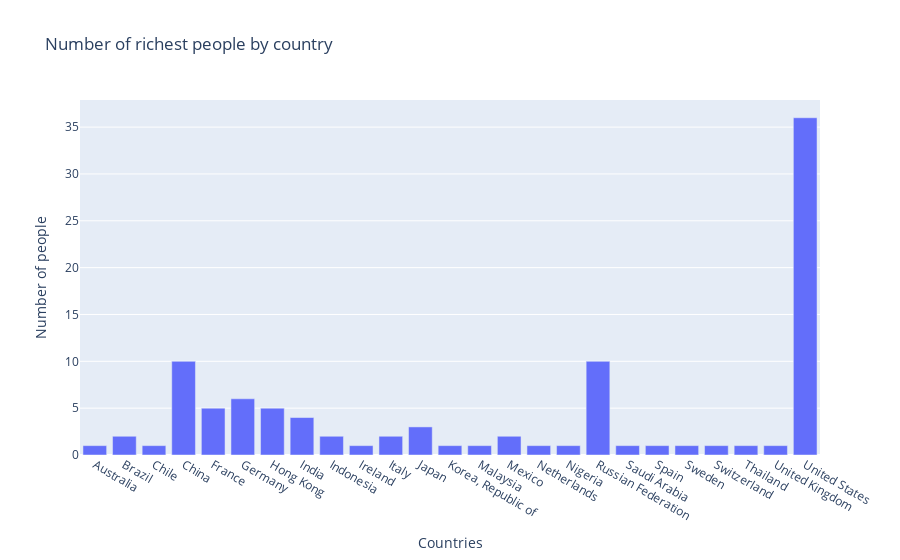

Here is the notebook cell this chart was saved with:
### Code cell
countPerCountry = richest.groupby(richest['Country']).size()

fig = px.bar(x = countPerCountry.index, y = countPerCountry.values, title='Number of richest people by country', labels={'x':'Countries', 'y':'Number of people'})
fig.show()

### Figure 1 — Plotly figure (JSON) as saved in the notebook; plotly's stock layout.template omitted (floating-point values rounded to 4 significant figures)
{"data": [{"alignmentgroup": "True", "hovertemplate": "Countries=%{x}<br>Number of people=%{y}<extra></extra>", "legendgroup": "", "marker": {"color": "#636efa"}, "name": "", "offsetgroup": "", "orientation": "v", "showlegend": false, "textposition": "auto", "type": "bar", "x": ["Australia", "Brazil", "Chile", "China", "France", "Germany", "Hong Kong", "India", "Indonesia", "Ireland", "Italy", "Japan", "Korea, Republic of", "Malaysia", "Mexico", "Netherlands", "Nigeria", "Russian Federation", "Saudi Arabia", "Spain", "Sweden", "Switzerland", "Thailand", "United Kingdom", "United States"], "xaxis": "x", "y": [1, 2, 1, 10, 5, 6, 5, 4, 2, 1, 2, 3, 1, 1, 2, 1, 1, 10, 1, 1, 1, 1, 1, 1, 36], "yaxis": "y"}], "layout": {"barmode": "relative", "legend": {"tracegroupgap": 0}, "title": {"text": "Number of richest people by country"}, "xaxis": {"anchor": "y", "domain": [0, 1], "title": {"text": "Countries"}}, "yaxis": {"anchor": "x", "domain": [0, 1], "title": {"text": "Number of people"}}}}
